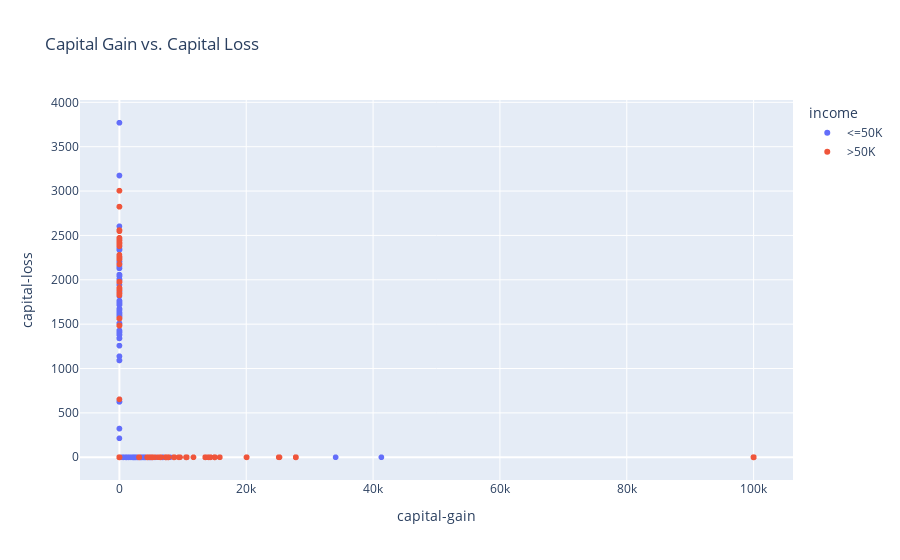

Source (notebook cell):
### Code cell
fig = px.scatter(data, x='capital-gain', y='capital-loss', color='income', title='Capital Gain vs. Capital Loss')
fig.show()

### Figure 1 — Plotly figure (JSON) as saved in the notebook; plotly's stock layout.template omitted (floating-point values rounded to 4 significant figures; data arrays with more than 128 entries replaced by an {"elided": "..."} marker saying what was removed)
{"data": [{"hovertemplate": "income=<=50K<br>capital-gain=%{x}<br>capital-loss=%{y}<extra></extra>", "legendgroup": "<=50K", "marker": {"color": "#636efa", "symbol": "circle"}, "mode": "markers", "name": "<=50K", "showlegend": true, "type": "scattergl", "x": {"elided": "12019 int values"}, "xaxis": "x", "y": {"elided": "12019 int values"}, "yaxis": "y"}, {"hovertemplate": "income=>50K<br>capital-gain=%{x}<br>capital-loss=%{y}<extra></extra>", "legendgroup": ">50K", "marker": {"color": "#EF553B", "symbol": "circle"}, "mode": "markers", "name": ">50K", "showlegend": true, "type": "scattergl", "x": {"elided": "3901 int values"}, "xaxis": "x", "y": {"elided": "3901 int values"}, "yaxis": "y"}], "layout": {"legend": {"title": {"text": "income"}, "tracegroupgap": 0}, "title": {"text": "Capital Gain vs. Capital Loss"}, "xaxis": {"anchor": "y", "domain": [0, 1], "title": {"text": "capital-gain"}}, "yaxis": {"anchor": "x", "domain": [0, 1], "title": {"text": "capital-loss"}}}}
